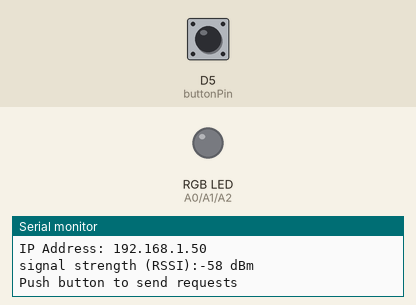
Recording of a sketch running on a simulated Arduino MKR. Shown: an RGB LED mixed from three pins (HIGH = lit), the last lines printed to the serial monitor. The inputs (shaded band) are chosen by the test bench; at power-on: D5 (buttonPin) LOW. WiFi joins after 1.5 s; servers stay silent unless stated; uploads are accepted with an empty reply; not simulated (calls return 0 or success): arduino_secrets.h.

Above: at 12.7 s.
12.8 s: D5 (buttonPin) pulled HIGH for 3.2 s
At 14.5 s:
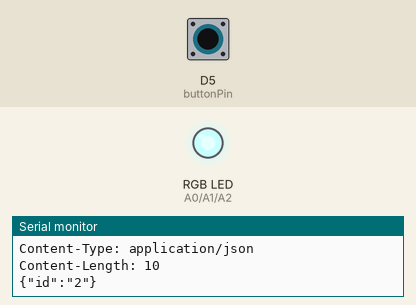
17.8 s: D5 (buttonPin) pulled HIGH for 0.15 s
At 19.6 s:
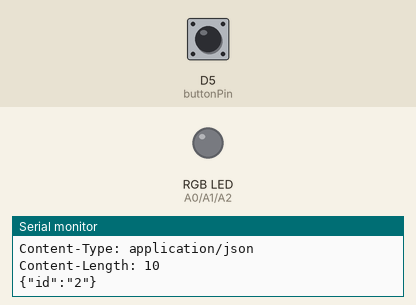
19.9 s: D5 (buttonPin) pulled HIGH for 1 s
At 21.2 s:
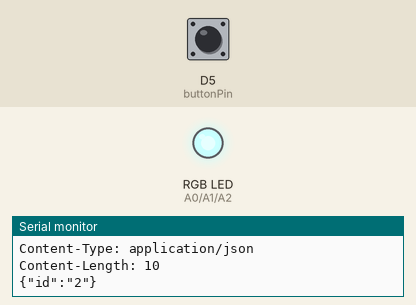
Timing chart, 0 to 22.9 s (numbered marks = the images above; inputs shaded):
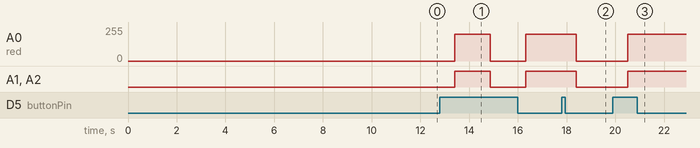

The sketch:

buttonCountArduinoCode.ino
```cpp
/*
  Button Count Arduino Code


  connections
  A0 --> Red LED
  A1 --> Green LED
  A2 --> Blue LED
  D5 --> button
*/
#include <SPI.h>
#include <WiFiNINA.h>

#include "arduino_secrets.h"
// constants won't change. They're used here to set pin numbers:
const int buttonPin = 5;    // the number of the pushbutton pin
int red = A0;
int green = A1;
int blue = A2;

// Variables will change:
int buttonState;             // the current reading from the input pin
int lastButtonState = LOW;   // the previous reading from the input pin
int ledState = 0;
// the following variables are unsigned longs because the time, measured in
// milliseconds, will quickly become a bigger number than can be stored in an int.
unsigned long lastDebounceTime = 0;  // the last time the output pin was toggled
unsigned long debounceDelay = 50;    // the debounce time; increase if the output flickers
int delayTime = 600;

///////Wifi Set up
char ssid[] = SECRET_SSID;        // your network SSID (name)
char pass[] = SECRET_PASS;    // your network password (use for WPA, or use as key for WEP)
int keyIndex = 0;            // your network key Index number (needed only for WEP)

int status = WL_IDLE_STATUS;

// Initialize the Wifi client library
WiFiClient client;

// server address ***********************************ENTER CORRECT SERVER ADDRESS*********************
//char server[] = "example.com";
IPAddress server(000,000,1,4);

unsigned long lastConnectionTime = 0;            // last time you connected to the server, in milliseconds
const unsigned long postingInterval = 1L * 1000L; // delay between updates, in milliseconds
void setup() {
  pinMode(buttonPin, INPUT);

  // set initial LED state
  //set up analog pin modes
  pinMode(red,OUTPUT);
  pinMode(green,OUTPUT);
  pinMode(blue,OUTPUT);
  analogWrite(red,0);
  analogWrite(green,0);
  analogWrite(blue,0);

    //Initialize serial and wait for port to open:
  Serial.begin(9600);
  while (!Serial) {
    ; // wait for serial port to connect. Needed for native USB port only
  }

  // check for the WiFi module:
  if (WiFi.status() == WL_NO_MODULE) {
    Serial.println("Communication with WiFi module failed!");
    // don't continue
    while (true);
  }

  String fv = WiFi.firmwareVersion();
  if (fv < WIFI_FIRMWARE_LATEST_VERSION) {
    Serial.println("Please upgrade the firmware");
  }

  // attempt to connect to Wifi network:
  while (status != WL_CONNECTED) {
    Serial.print("Attempting to connect to SSID: ");
    Serial.println(ssid);
    // Connect to WPA/WPA2 network. Change this line if using open or WEP network:
    status = WiFi.begin(ssid, pass);

    // wait 10 seconds for connection:
    delay(10000);
  }
  // you're connected now, so print out the status and turn on LED's
  printWifiStatus();
  Serial.println("Push button to send requests");
}

void loop() {
  // if there's incoming data from the net connection.
  // send it out the serial port.  This is for debugging
  // purposes only:
  while (client.available()) {
    char c = client.read();
    Serial.write(c);
  }
  // read the state of the switch into a local variable:
  int reading = digitalRead(buttonPin);

  // check to see if you just pressed the button
  // (i.e. the input went from LOW to HIGH), and you've waited long enough
  // since the last press to ignore any noise:

  if (reading == HIGH){
    switch_action();
    // make http request
    httpRequest();
  }

}

void switch_action(){
  delay(delayTime);

  ledState = !ledState;
  if (ledState){
    analogWrite(red,200);
    analogWrite(green,200);
    analogWrite(blue,200);
  }
  else {
    analogWrite(red,0);
    analogWrite(green,0);
    analogWrite(blue,0);
  }
  delay(delayTime);
}

// this method makes a HTTP connection to the server:
void httpRequest() {
  // close any connection before send a new request.
  // This will free the socket on the Nina module
  client.stop();

  // if there's a successful connection:
  if (client.connect(server, 5000)) {//80 or 443 idk
    Serial.println("connecting...");
    // send the HTTP request:
    String json = "{\"id\":\"2\"}";

    // Build the request
    String request = "POST /buttonCount HTTP/1.1\r\n";
    request += "Content-Type: application/json\r\n";
    request += "Content-Length: " + String(json.length()) + "\r\n";
    request += "\r\n";
    request += json;
    Serial.println(request);
    client.println(request);
    client.println();

    // Wait for the server response
    while (!client.available()) {
      // Wait until data is available
      delay(5);
    }

    String responseString; // should only contain RGB values
    boolean responseStarted = false;
    while (client.available()) {
      char c = client.read();
      if (responseStarted)
        responseString += c;
      if (c == '*')
        responseStarted = true;
    }

    //Serial.println("Response: ");
    Serial.println(responseString);
    //Serial.println("******Response end");

    // note the time that the connection was made:
    lastConnectionTime = millis();

  } else {
    // if you couldn't make a connection:
    Serial.println("connection failed");
  }
}


void printWifiStatus() {
  // print the SSID of the network you're attached to:
  Serial.print("SSID: ");
  Serial.println(WiFi.SSID());

  // print your board's IP address:
  IPAddress ip = WiFi.localIP();
  Serial.print("IP Address: ");
  Serial.println(ip);

  // print the received signal strength:
  long rssi = WiFi.RSSI();
  Serial.print("signal strength (RSSI):");
  Serial.print(rssi);
  Serial.println(" dBm");
}
```

Measured:
- after the input at 12.8 s, A0 (red): 0/255 → 200/255 after 0.60 s, → 0/255 1.5 s later, → 200/255 1.5 s later; A1 (green), A2 (blue): LOW → HIGH after 0.60 s, → LOW 1.5 s later, → HIGH 1.5 s later
- after the input at 17.8 s, A0 (red): 200/255 → 0/255 after 0.60 s; A1 (green), A2 (blue): HIGH → LOW after 0.60 s
- after the input at 19.9 s, A0 (red): 0/255 → 200/255 after 0.60 s; A1 (green), A2 (blue): LOW → HIGH after 0.60 s
